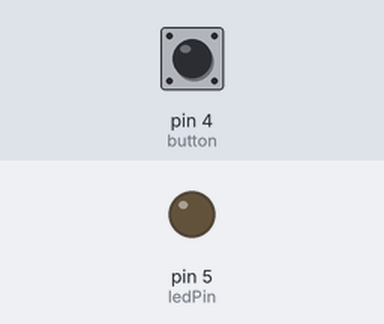
The sketch below on a simulated Arduino Uno, built with avr-gcc and run on an emulated ATmega328P. Shown: output pins drawn as LEDs (lit = HIGH). The test bench sets the inputs (shaded band); at power-on: pin 4 (button) LOW.

Above: at 1.2 s.
1.3 s: pin 4 (button) pulled HIGH for 0.15 s
At 1.4 s:
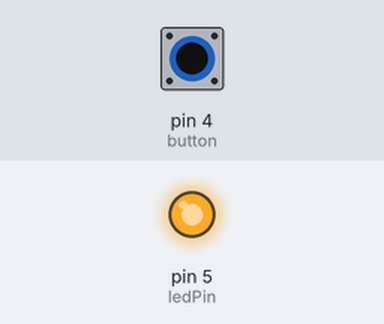
3.0 s: pin 4 (button) pulled HIGH for 3.2 s
At 6.8 s:
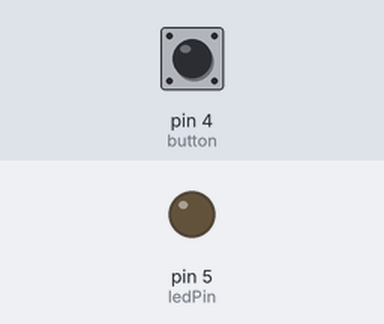
Timing chart, 0 to 8.3 s (numbered marks = the images above; inputs shaded):
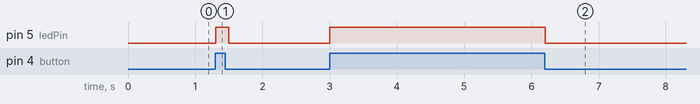

Measured:
- after the input at 1.3 s, pin 5 (ledPin): LOW → HIGH at once, → LOW 0.20 s later
- after the input at 3.0 s, pin 5 (ledPin): LOW → HIGH at once, → LOW 3.2 s later

The sketch:

092502.ino
```cpp
int ledPin = 5; //D1
int button = 4; //D2

int buttonState = 0;

void setup(){
  pinMode(ledPin, OUTPUT);
  pinMode(button, INPUT);
}

void loop(){
  buttonState = digitalRead(button);

  if(buttonState == 1){
    digitalWrite(ledPin, HIGH);
    delay(200);
  }

  if(buttonState == 0){
    digitalWrite(ledPin, LOW);
    delay(10);
  }
}
```
